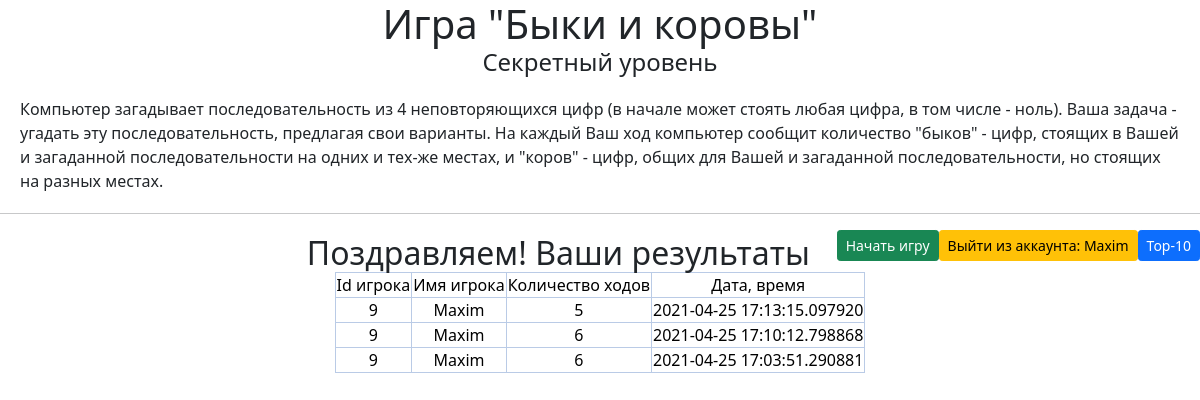
Screenshot of /records_user (signed in) with the database file from the repository.
### data/users.py (models this page shows, shortened)
class User(SqlAlchemyBase, UserMixin):
    __tablename__ = 'users'
    id = sqlalchemy.Column(sqlalchemy.Integer,
                           primary_key=True, autoincrement=True)
    surname = sqlalchemy.Column(sqlalchemy.String, nullable=True)
    name = sqlalchemy.Column(sqlalchemy.String, nullable=True)
    level = sqlalchemy.Column(sqlalchemy.Integer, nullable=True)
    status = sqlalchemy.Column(sqlalchemy.String, nullable=True)
    email = sqlalchemy.Column(sqlalchemy.String,
                              index=True, unique=True, nullable=True)
    hashed_password = sqlalchemy.Column(sqlalchemy.String, nullable=True)
    reg_date = sqlalchemy.Column(sqlalchemy.DateTime,
                                      default=datetime.datetime.now)
    record = orm.relation("Record", back_populates='user')

### data/records.py (models this page shows)
class Record(SqlAlchemyBase):
    __tablename__ = 'records'
    id = sqlalchemy.Column(sqlalchemy.Integer,
                           primary_key=True, autoincrement=True)
    user_id = sqlalchemy.Column(sqlalchemy.Integer,
                                    sqlalchemy.ForeignKey("users.id"))
    user_name = sqlalchemy.Column(sqlalchemy.String, nullable=True)
    score = sqlalchemy.Column(sqlalchemy.Integer, nullable=True)
    secret_num = sqlalchemy.Column(sqlalchemy.String, nullable=True)
    date = sqlalchemy.Column(sqlalchemy.DateTime,
                                 default=datetime.datetime.now)
    user = orm.relation('User')

### main.py (the view)
@app.route('/records_user')
@login_required
def records_user():
    db_sess = db_session.create_session()
    records = db_sess.query(Record).order_by(Record.date.desc()).filter(Record.user_id == current_user.id)
    return render_template("records.html", records=records, header="Поздравляем! Ваши результаты")

### data/db_session.py (called while the page is built)
def create_session() -> Session:
    global __factory
    return __factory()

### main.py (called while the page is built)
@login_manager.user_loader
def load_user(user_id):
    db_sess = db_session.create_session()
    return db_sess.query(User).get(user_id)

### templates/records.html (shortened to what this page needs)
{% extends "base.html" %}
{% block content %}
    <h2>{{header}}</h2>
    <table class="table-primary align-middle table-bordered">
    	<tr class="table-primary">
    		<td class="table-primary">Id игрока</td>
    		<td class="table-primary">Имя игрока</td>
    		<td class="table-primary">Количество ходов</td>
    		<td class="table-primary">Дата, время</td>
    	</tr>
        {% for i in records %}
    	<tr>
    		<td class="table-primary">{{ i.user_id }}</td>
    		<td class="table-primary">{{ i.user_name }}</td>
    		<td class="table-primary">{{ i.score }}</td>
    		<td class="table-primary">{{ i.date }}</td>
    	</tr>
    	{% endfor %}
    </table>
{% endblock %}

### templates/base.html (shortened to what this page needs)
<html lang="en">
<head>
    <link rel="stylesheet"
   href="https://cdn.jsdelivr.net/npm/bootstrap@5.0.0-beta1/dist/css/bootstrap.min.css"
>
   <link rel="stylesheet" type="text/css" href="static/css/style.css">
</head>
<body>
    <h1>Игра "Быки и коровы"</h1>
    <h4>Секретный уровень</h4>
    <div>Компьютер загадывает последовательность из 4 неповторяющихся цифр (в начале может стоять любая цифра, в том числе - ноль). Ваша задача - угадать эту последовательность, предлагая свои варианты. На каждый Ваш ход компьютер сообщит количество "быков" - цифр, стоящих в Вашей и загаданной последовательности на одних и тех-же местах, и "коров" - цифр, общих для Вашей и загаданной последовательности, но стоящих на разных местах.</div>
    <hr>
    <nav>
    <a class="btn btn-primary btn-sm" href="/records10">Top-10</a>
    {% if current_user.is_authenticated %}
        <a class="btn btn-warning btn-sm" href="/logout">Выйти из аккаунта: {{ current_user.name }}</a>
        <a href="/new_game" class="btn btn-success btn-sm">Начать игру</a>
    {% else %}
        <a class="btn btn-primary btn-sm" href="/register">Зарегистрироваться</a>
        <a class="btn btn-success btn-sm" href="/login">Войти</a>
    {% endif %}
    </nav>
    <div>
	{% block content %}
	{% endblock %}
    </div>
</body>
</html>

### static/css/style.css (style rules this page uses)
h1, h4, h2, form, table { margin: auto; text-align: center; max-width: 640px; }
a { float: right; text-align: top; max-width: 200px; }
div { align: center; margin: 20px; }

### rows the page displays
User: name "Maxim"
Record: user_id "9", user_name "Maxim", score "5", date "2021-04-25 17:13:15.097920"
Record: user_id "9", user_name "Maxim", score "6", date "2021-04-25 17:10:12.798868"
Record: user_id "9", user_name "Maxim", score "6", date "2021-04-25 17:03:51.290881"

### other values shown
{{ header }} "Поздравляем! Ваши результаты"
